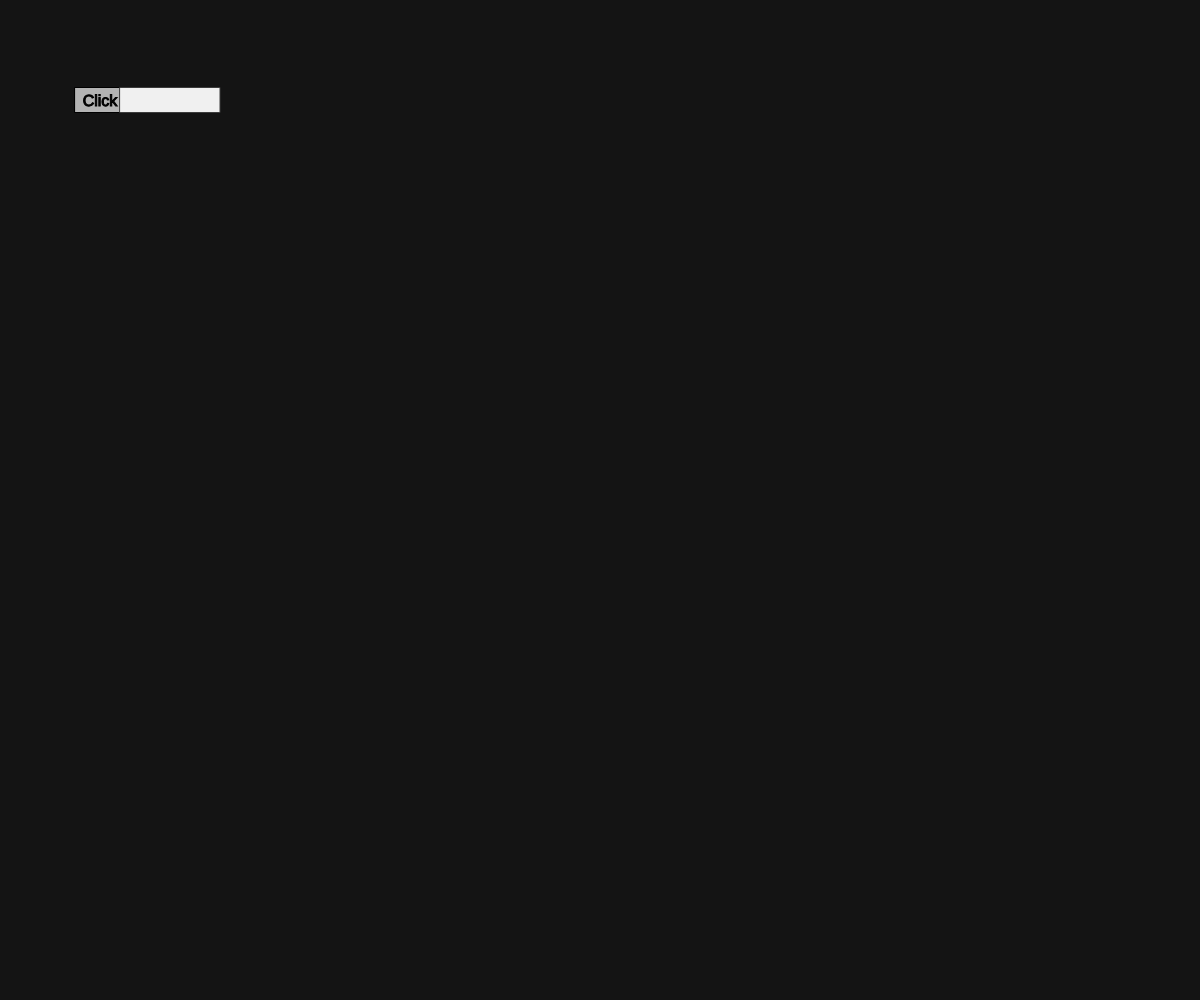
Frame 1 (no input)
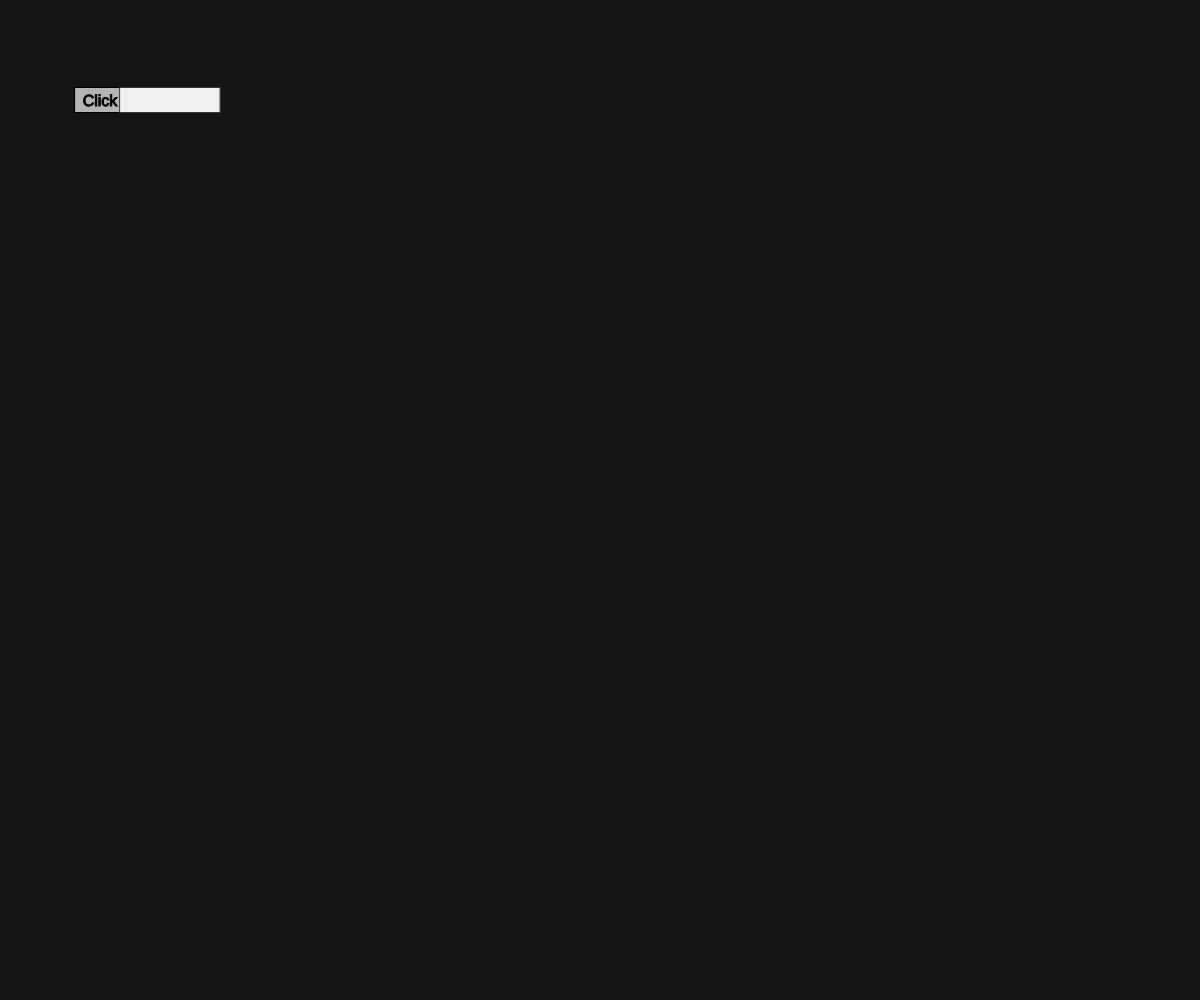
Frame 60 (no input)
Frame 120 (the mouse pressed at the canvas centre since frame 60): identical to frame 60, image omitted

The p5.js sketch that drew these frames (run headless with seeded random() and noise() and a simulated clock; from frame 60 on, the mouse is pressed at the canvas centre):

// p5.js sketch
// ── sketch.js
function setup() {
    createCanvas(innerWidth,innerHeight);
    btn = new button(100,100,50,25,"Click",16);
    txb = new textbox(btn.x+btn.w+20,btn.y,100,25,255,"input",16);
    background(20);
    state = 1;
}



function draw() {
    //mouseClicked()
    push();
    btn.display();
    btn.mouseon();
    txb.display();
    pop();
    //mousePressed();
    //Touched();
    // ellipse(x,y,60,60);
}


function mouseClicked(){
    if(btn.mouseon())
    {
        state = state * -1;
        if (state == -1)
            background(255);
        else 
            background(20);
    }
    
    if(txb.mouseon())
    {
              txb.getchar();
    }
}

// ── GUI.js
class widget{
    constructor(x_,y_,w_,h_){
        this.x = x_;
        this.y = y_;
        this.w = w_;
        this.h = h_;
    }
    
    mouseon(){
        if((mouseX>this.x-this.w/2)&&(mouseX<this.x+this.w/2)&&(mouseY>this.y-this.h/2)&&(mouseY<this.y+this.h/2))
            return true;
    }
}


class button extends widget
{
    constructor(x_,y_,w_,h_,text_,textsize_){
        super(x_,y_,w_,h_);
        this.text = text_;
        this.textsize = textsize_;
    }
  
    display(){        
        rectMode(CENTER); 
        fill(180);
        stroke(0);
        rect(this.x,this.y,this.w,this.h);
        fill(0);
        //  ellipse(this.x,this.y,30,30);
        textSize(this.textsize);
        textAlign(CENTER);
        text(this.text,this.x,this.y+ this.h/4);
        
        if((mouseX>this.x-this.w/2) && (mouseX<this.x+this.w/2) && (mouseY>this.y-this.h/2) && (mouseY<this.y+this.h/2))
        {
            if(mouseIsPressed)
            {
                fill(100);
            }
            else
            {
                fill(200);
            }
            stroke(255);
            rectMode(CENTER);
            rect(this.x,this.y,this.w,this.h);
            
            if(mouseIsPressed)
            {
                fill(255);
                stroke(0);
            }
            else
            {
                fill(80);
            }
            // ellipse(this.x,this.y,30,30);
            textSize(this.textsize);
            textAlign(CENTER);
            text(this.text,this.x,this.y + this.h/4);
            
        }
    }   
  
}

class textbox extends widget
{
    constructor(x_,y_,w_,h_,ml_,hint,tsize){
        super(x_,y_,w_,h_);
        this.maxlength = ml_;
        this.hint = hint;
        this.textsize = tsize;
        this.content = "";
    }
    
    display(){
        stroke(60);
        rectMode(CENTER);
        fill(240);
        rect(this.x,this.y,this.w,this.h);
        textSize(this.textsize);
        noStroke();
        fill(100);
        textAlign(CENTER);
        text(this.content,this.x ,this.y + this.h/4);
        if((mouseX>this.x-this.w/2) && (mouseX<this.x+this.w/2) && (mouseY>this.y-this.h/2) && (mouseY<this.y+this.h/2) && mouseIsPressed)
        {
            stroke(60);
            rectMode(CENTER);
            fill(240);
            rect(this.x,this.y,this.w,this.h);
            //this.getchar();
        }
    }
    
    getchar(){
            if (keyIsPressed)
            {
                print(this.content);
                this.content += key;
                textSize(this.textsize);
                fill(0);
                textAlign(CENTER);
                text(this.content,this.x,this.y); 
            }

    }
    
}
